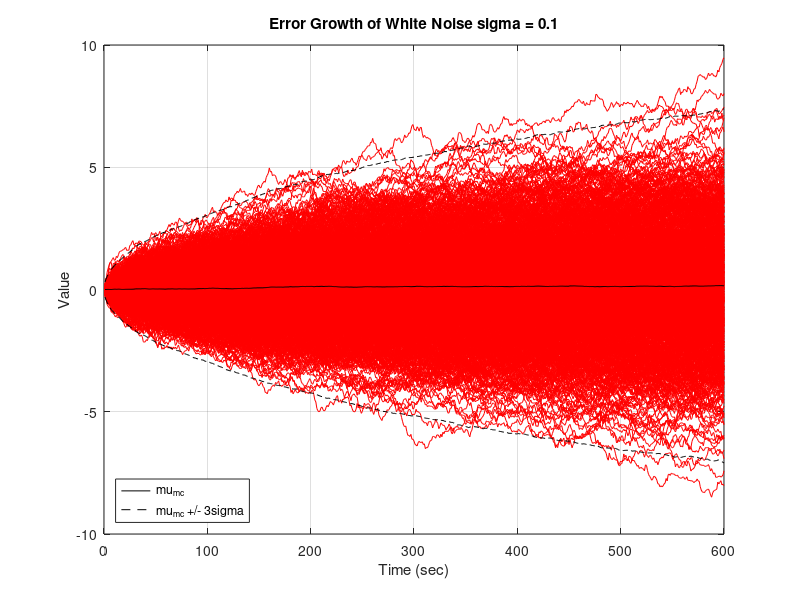
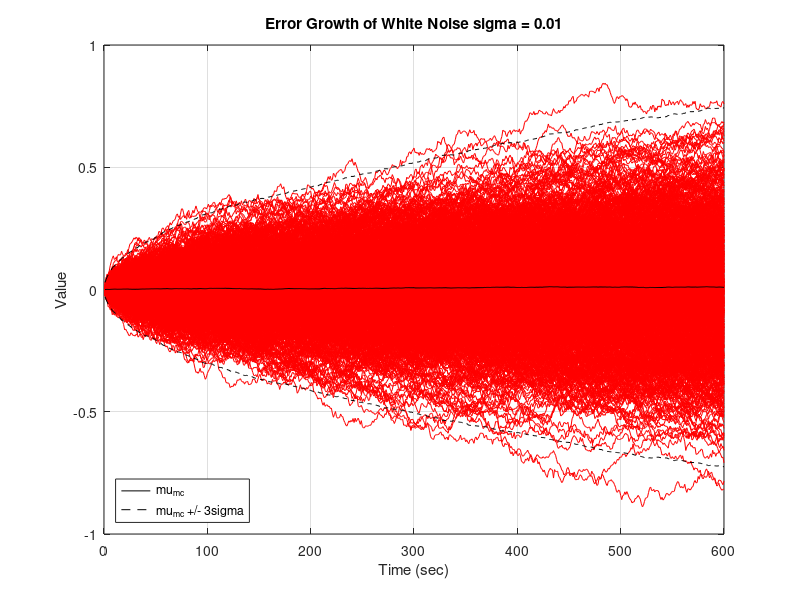
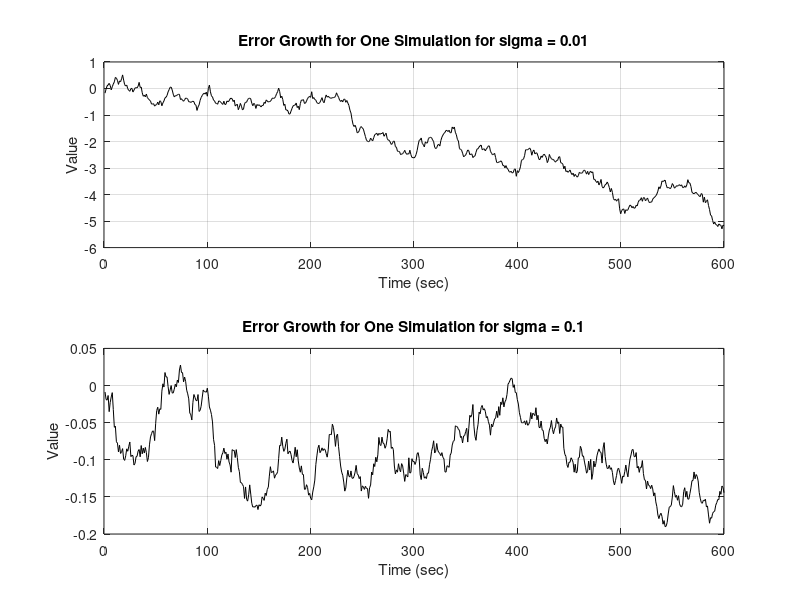
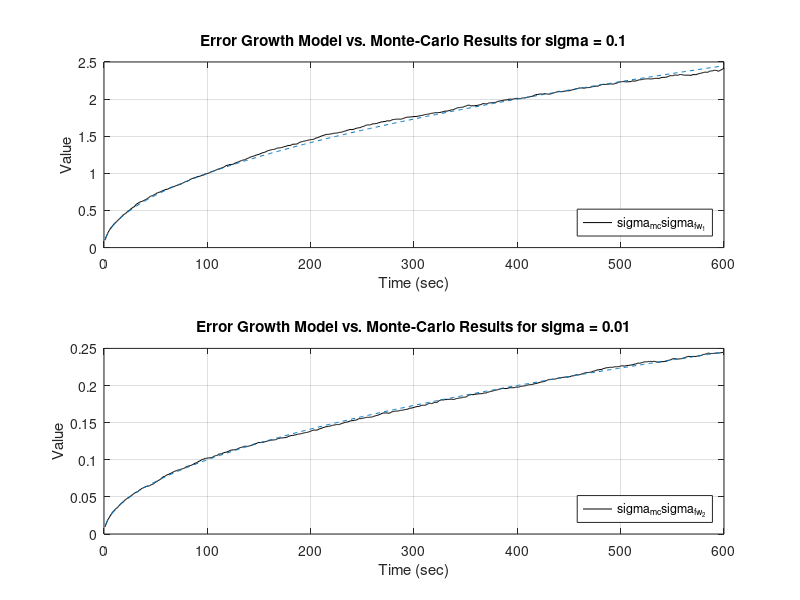

These figures' MATLAB source, in order: (Note: this script raises an error after producing the figures.)
clear;clc;close all

%% Question 2 - Part A
sims = 1000;
time = 600;

sigma_1 = 0.1;
sigma_2 = 0.01;

for i = 1 : sims
    x1(i,:) = sigma_1*randn(1);
    x2(i,:) = sigma_2*randn(1);
    for t = 1:time-1
        x1(i,t+1) = sigma_1*randn(1) + x1(i,t);
        x2(i,t+1) = sigma_2*randn(1) + x2(i,t);
    end
end

MC_mean1 = mean(x1);
MC_var1 = var(x1);

MC_mean2 = mean(x2);
MC_var2 = var(x2);

plot(1:time,x1,'r')
hold on
grid on 
mu = plot(1:time,MC_mean1,'k');
sig = plot(1:time,MC_mean1+3*sqrt(MC_var1),'k--');
plot(1:time,MC_mean1-3*sqrt(MC_var1),'k--')
title("Error Growth of White Noise \sigma = 0.1")
legend([mu,sig], "\mu_{mc}", "\mu_{mc} +/- 3\sigma","Location","southwest")
xlabel("Time (sec)")
ylabel("Value")

figure
plot(1:time,x2,'r')
hold on
grid on 
mu = plot(1:time,MC_mean2,'k');
sigma = plot(1:time,MC_mean2+3*sqrt(MC_var2),'k--');
plot(1:time,MC_mean2-3*sqrt(MC_var2),'k--')
title("Error Growth of White Noise \sigma = 0.01")
legend([mu,sig], "\mu_{mc}", "\mu_{mc} +/- 3\sigma","Location","southwest")
xlabel("Time (sec)")
ylabel("Value")

figure
subplot(2,1,1)
plot(1:600,x1(1,:),"k")
grid on
title("Error Growth for One Simulation for \sigma = 0.01")
xlabel("Time (sec)")
ylabel("Value")
subplot(2,1,2)
plot(1:600,x2(1,:),"k")
grid on
title("Error Growth for One Simulation for \sigma = 0.1")
xlabel("Time (sec)")
ylabel("Value")


sigma_f1 = sigma_1*1*sqrt([1:600]);
sigma_f2 = sigma_2*1*sqrt([1:600]);

figure
subplot(2,1,1)
plot(1:600,sqrt(MC_var1),"k")
hold on 
grid on 
plot(1:600,sigma_f1,"--")
title("Error Growth Model vs. Monte-Carlo Results for \sigma = 0.1")
legend(["\sigma_{mc}" "\sigma_f_{w_1}"],"Location","southeast")
xlabel("Time (sec)")
ylabel("Value")
subplot(2,1,2)
plot(1:600,sqrt(MC_var2),"k")
hold on 
grid on 
plot(1:600,sigma_f2,"--")
title("Error Growth Model vs. Monte-Carlo Results for \sigma = 0.01")
legend(["\sigma_{mc}" "\sigma_f_{w_2}"],"Location","southeast")
xlabel("Time (sec)")
ylabel("Value")

%% Question 2 - Part B

figure
sgtitle("Histograms of Monte-Carlo Results for \sigma = 0.1")
subplot(2,2,1)
histogram(MC_mean1(1:150))
title("Time = 1 - 150")
subplot(2,2,2)
histogram(MC_mean1(151:300))
title("Time = 151 - 300")
subplot(2,2,3)
histogram(MC_mean1(301:450))
title("Time = 301 - 450")
subplot(2,2,4)
histogram(MC_mean1(451:600))
title("Time = 451 - 600")

figure
sgtitle("Histograms of Monte-Carlo Results for \sigma = 0.01")
subplot(2,2,1)
histogram(MC_mean2(1:150))
title("Time = 1 - 150")
subplot(2,2,2)
histogram(MC_mean2(151:300))
title("Time = 151 - 300")
subplot(2,2,3)
histogram(MC_mean2(301:450))
title("Time = 301 - 450")
subplot(2,2,4)
histogram(MC_mean2(451:600))
title("Time = 451 - 600")